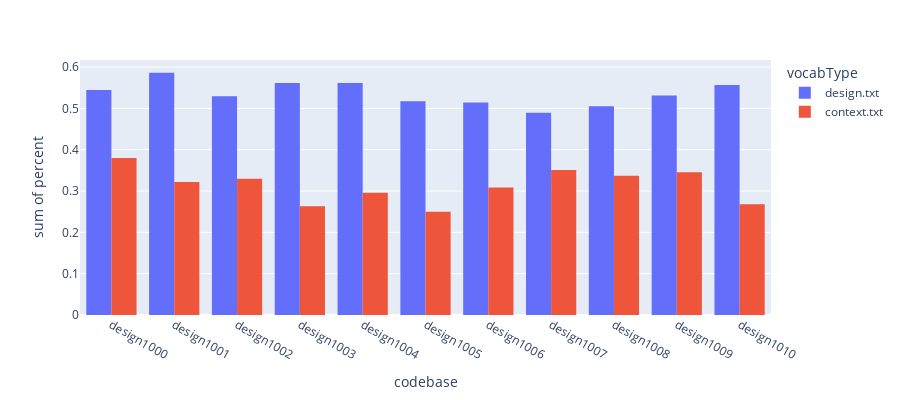

Notebook cell for this chart:
### Markdown cell above
# Reverse Analysis

Percentage of words from `vocabularies/final/{design,context}` that appear in each submission

### Code cell
import os
import json
import plotly.express as px

# path to post-ML txt files
finalFolder = "./vocabularies/final/"

output = {"codebase": [], "vocabType": [], "percent": []}


def compareVocabFile(fileName: str):
    with open("../debug-output.json", encoding="utf-8") as jsonString:
        cleanedParserOutput = json.load(jsonString)

        with open(os.path.join(finalFolder, fileName), encoding="utf-8") as txtFile:
            words = txtFile.read().split()

            # loop thru each codebase
            for codebasePath in cleanedParserOutput:
                codebaseName = codebasePath.split("/")[-1]
                countSeen = 0

                identifiers: list[str] = cleanedParserOutput[codebasePath][
                    "processedIdentifiers"
                ]

                for word in words:
                    if word in identifiers:
                        countSeen += 1

                # divide `count` by `total` to get a percentage
                percent = countSeen / len(identifiers)

                output["codebase"].append(codebaseName)
                output["vocabType"].append(fileName)
                output["percent"].append(percent * 100)


compareVocabFile("design.txt")
compareVocabFile("context.txt")
print(output)

fig = px.histogram(
    output, x="codebase", y="percent", color="vocabType", barmode="group", height=400
)
fig.show()

### Figure 1 — Plotly figure (JSON) as saved in the notebook; plotly's stock layout.template omitted (floating-point values rounded to 4 significant figures)
{"data": [{"alignmentgroup": "True", "bingroup": "x", "histfunc": "sum", "hovertemplate": "vocabType=design.txt<br>codebase=%{x}<br>sum of percent=%{y}<extra></extra>", "legendgroup": "design.txt", "marker": {"color": "#636efa", "pattern": {"shape": ""}}, "name": "design.txt", "offsetgroup": "design.txt", "orientation": "v", "showlegend": true, "type": "histogram", "x": ["design1000", "design1001", "design1002", "design1003", "design1004", "design1005", "design1006", "design1007", "design1008", "design1009", "design1010"], "xaxis": "x", "y": [0.5443, 0.5862, 0.5294, 0.5614, 0.5612, 0.5172, 0.514, 0.4894, 0.5053, 0.5309, 0.5567], "yaxis": "y"}, {"alignmentgroup": "True", "bingroup": "x", "histfunc": "sum", "hovertemplate": "vocabType=context.txt<br>codebase=%{x}<br>sum of percent=%{y}<extra></extra>", "legendgroup": "context.txt", "marker": {"color": "#EF553B", "pattern": {"shape": ""}}, "name": "context.txt", "offsetgroup": "context.txt", "orientation": "v", "showlegend": true, "type": "histogram", "x": ["design1000", "design1001", "design1002", "design1003", "design1004", "design1005", "design1006", "design1007", "design1008", "design1009", "design1010"], "xaxis": "x", "y": [0.3797, 0.3218, 0.3294, 0.2632, 0.2959, 0.25, 0.3084, 0.3511, 0.3368, 0.3457, 0.268], "yaxis": "y"}], "layout": {"barmode": "group", "height": 400, "legend": {"title": {"text": "vocabType"}, "tracegroupgap": 0}, "margin": {"t": 60}, "xaxis": {"anchor": "y", "domain": [0, 1], "title": {"text": "codebase"}}, "yaxis": {"anchor": "x", "domain": [0, 1], "title": {"text": "sum of percent"}}}}
